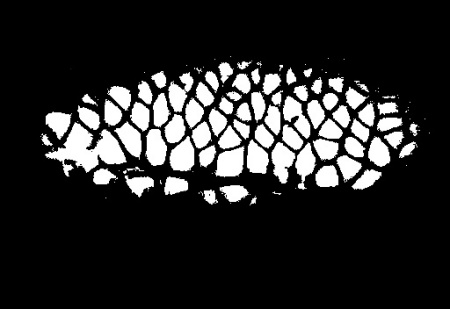
#> input picture image/erzhi.jpg, 450 x 309 px, found by its file name
$ python 'day6形态学操作.py'
#> lines starting #> are read from the running program, lines starting #| are printed output that depends on the picture
import cv2 as cv
import numpy as np
import matplotlib.pyplot as plt


#图像的连通性
"""https://blog.csdn.net/u010622874/article/details/51719556
四连通，八连通，m连通，4邻域，八邻域，D邻域"""


img = cv.imread("python_venv_test\pyVenvTest\image\erzhi.jpg")
#> img is the input picture: shape (309, 450, 3); min 0, max 255, mean 40.9
plt.imshow(img[:,:,::-1])
plt.show()
"""https://blog.csdn.net/zqx951102/article/details/82997588"""#讲腐蚀与膨胀的
#图像的腐蚀
kernel = np.ones([5,5],np.uint8)#用来做腐蚀的核结构,创建一个值全为一的数组
print(kernel)

img2 = cv.erode(img, kernel)
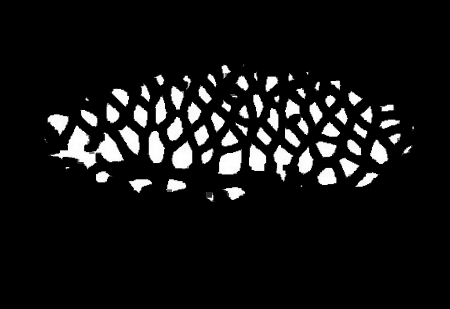
#> img2: shape (309, 450, 3); min 0, max 255, mean 19.9
plt.imshow(img2[:,:,::-1])
plt.show()

#图像的膨胀
img3 = cv.dilate(img, kernel)
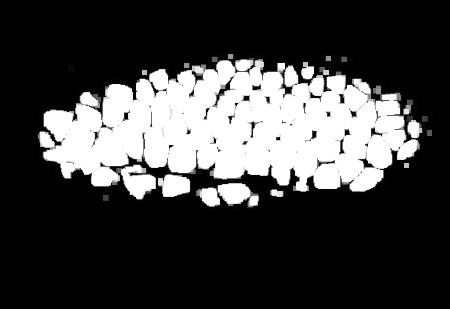
#> img3: shape (309, 450, 3); min 0, max 255, mean 65
plt.imshow(img3[:,:,::-1])
plt.show()

#图像的开闭运算
"""https://blog.csdn.net/afeiererer/article/details/79489150"""#开闭运算以及卷积的讲解
open_img = img
kernel = np.ones([10,10],np.uint8)#核结构
#开运算，先腐蚀，在膨胀，消除周边噪点
opened = cv.morphologyEx(open_img, cv.MORPH_OPEN, kernel)
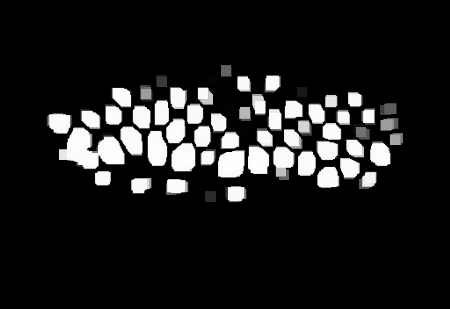
#> opened: shape (309, 450, 3); min 0, max 254, mean 28.3
plt.imshow(opened[:,:,::-1])
plt.show()

#闭运算，先膨胀，在腐蚀，消除结构孔洞
close = cv.imread("python_venv_test\pyVenvTest\image\close.jpg")
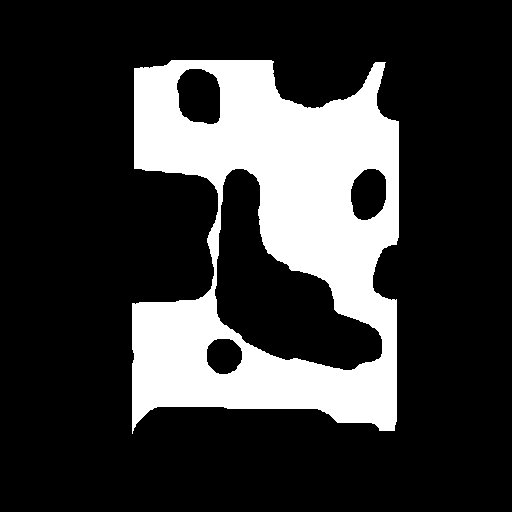
#> input picture image/close.jpg, 512 x 512 px, found by its file name
#> close is the input picture: shape (512, 512, 3); min 0, max 255, mean 55.9
closed = cv.morphologyEx(close, cv.MORPH_CLOSE, kernel,None,None,8)#迭代次数超过8次的时候就已经可以完全填充空洞了
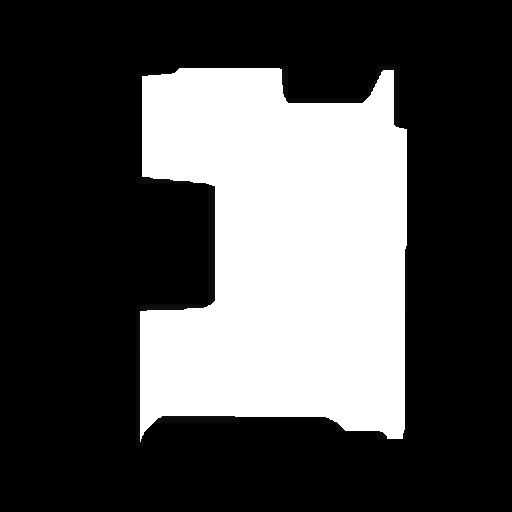
#> closed: shape (512, 512, 3); min 0, max 255, mean 78
plt.imshow(closed[:,:,::-1])
plt.show()

#礼帽运算和黑帽运算
#礼帽运算（顶帽运算）
#原图与开运算结果图之差
#开运算放大了裂缝或者局部低亮度的区域，所以，从原图中减去开运算后的图，
# 得到的结果突出了比原图轮廓周围的区域更明亮的区域，这个操作与选择的核的大小有关。
# TopHat运算一般用来分离比邻近点亮一些的斑块，可以使用这个运算提取背景。
plt.imshow(open_img[:,:,::-1])
plt.show()#原图像
top = cv.morphologyEx(open_img, cv.MORPH_TOPHAT, kernel)
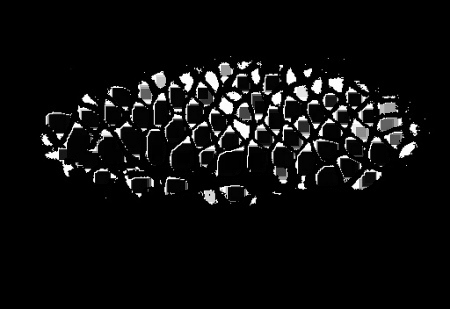
#> top: shape (309, 450, 3); min 0, max 255, mean 14
plt.imshow(top[:,:,::-1])
plt.show()

#黑帽运算
#闭运算的结果与原图之差
#黑帽运算的结果突出了比原图轮廓周围区域更暗的区域，所以黑帽运算用来分离比邻近点暗一些的斑块。
plt.imshow(close[:,:,::-1])
plt.show()#原图
black = cv.morphologyEx(close, cv.MORPH_BLACKHAT, kernel,None,None,8)#八次基本可以吧原图中的孔洞完全剥离出来
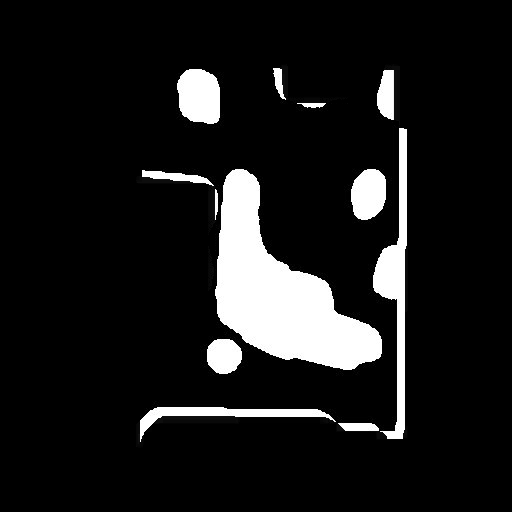
#> black: shape (512, 512, 3); min 0, max 255, mean 26.4
plt.imshow(black[:,:,::-1])
plt.show()
